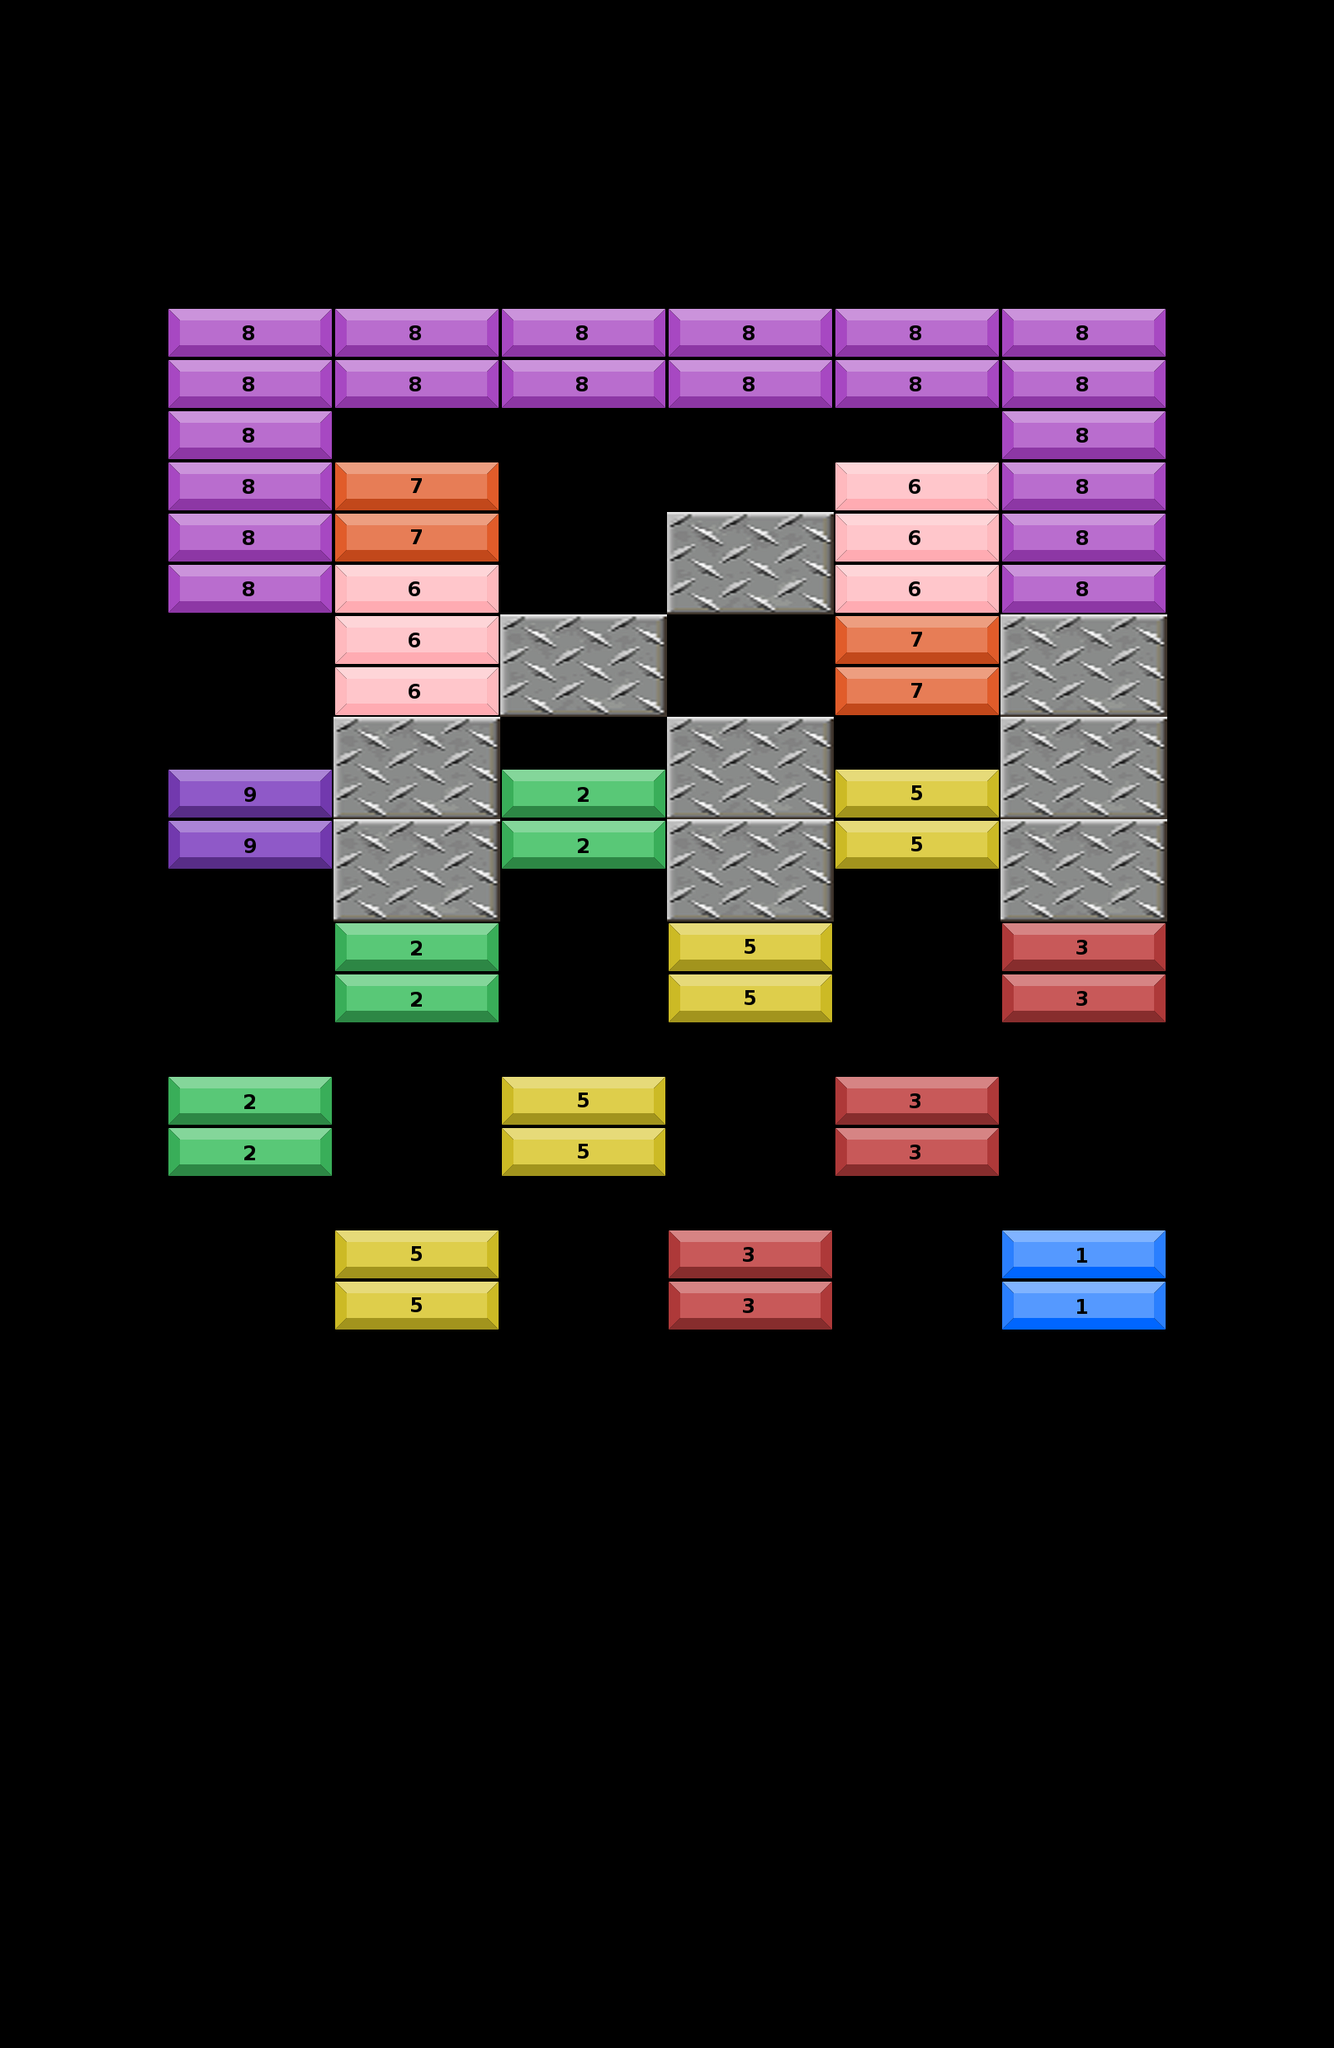

A 2D game scene composited from a Tiled map and its tileset images. What follows is a short description and the map's XML, with every tile layer's data as written:
An orthogonal 8x40 tile map with 202x62 px tiles, 2 tile layers (obstacles layer, grids layer) and 5 objects (5x Wall).

<map version="1.5" tiledversion="1.7.2" orientation="orthogonal" renderorder="right-down" width="8" height="40" tilewidth="202" tileheight="62" infinite="0" nextlayerid="3" nextobjectid="6">
 <tileset firstgid="1" source="bricks.tsx" />
 <layer id="3" name="obstacles layer" width="8" height="40">
  <data encoding="csv">
0,0,0,0,0,0,0,0,
0,0,0,0,0,0,0,0,
0,0,0,0,0,0,0,0,
0,0,0,0,0,0,0,0,
0,0,0,0,0,0,0,0,
0,0,0,0,0,0,0,0,
0,0,0,0,0,0,0,0,
0,0,0,0,0,0,0,0,
0,0,0,0,0,0,0,0,
0,0,0,0,0,0,0,0,
0,0,0,0,19,0,0,0,
0,0,0,0,20,0,0,0,
0,0,0,19,0,0,19,0,
0,0,0,20,0,0,20,0,
0,0,19,0,19,0,19,0,
0,0,20,0,20,0,20,0,
0,0,19,0,19,0,19,0,
0,0,20,0,20,0,20,0,
0,0,0,0,0,0,0,0,
0,0,0,0,0,0,0,0,
0,0,0,0,0,0,0,0,
0,0,0,0,0,0,0,0,
0,0,0,0,0,0,0,0,
0,0,0,0,0,0,0,0,
0,0,0,0,0,0,0,0,
0,0,0,0,0,0,0,0,
0,0,0,0,0,0,0,0,
0,0,0,0,0,0,0,0,
0,0,0,0,0,0,0,0,
0,0,0,0,0,0,0,0,
0,0,0,0,0,0,0,0,
0,0,0,0,0,0,0,0,
0,0,0,0,0,0,0,0,
0,0,0,0,0,0,0,0,
0,0,0,0,0,0,0,0,
0,0,0,0,0,0,0,0,
0,0,0,0,0,0,0,0,
0,0,0,0,0,0,0,0,
0,0,0,0,0,0,0,0,
0,0,0,0,0,0,0,0
</data>
 </layer>
 <layer id="1" name="grids layer" width="8" height="40">
  <data encoding="csv">
0,0,0,0,0,0,0,0,
0,0,0,0,0,0,0,0,
0,0,0,0,0,0,0,0,
0,0,0,0,0,0,0,0,
0,0,0,0,0,0,0,0,
0,0,0,0,0,0,0,0,
0,8,8,8,8,8,8,0,
0,8,8,8,8,8,8,0,
0,8,0,0,0,0,8,0,
0,8,7,0,0,6,8,0,
0,8,7,0,0,6,8,0,
0,8,6,0,0,6,8,0,
0,0,6,0,0,7,0,0,
0,0,6,0,0,7,0,0,
0,0,0,0,0,0,0,0,
0,9,0,2,0,5,0,0,
0,9,0,2,0,5,0,0,
0,0,0,0,0,0,0,0,
0,0,2,0,5,0,3,0,
0,0,2,0,5,0,3,0,
0,0,0,0,0,0,0,0,
0,2,0,5,0,3,0,0,
0,2,0,5,0,3,0,0,
0,0,0,0,0,0,0,0,
0,0,5,0,3,0,1,0,
0,0,5,0,3,0,1,0,
0,0,0,0,0,0,0,0,
0,0,0,0,0,0,0,0,
0,0,0,0,0,0,0,0,
0,0,0,0,0,0,0,0,
0,0,0,0,0,0,0,0,
0,0,0,0,0,0,0,0,
0,0,0,0,0,0,0,0,
0,0,0,0,0,0,0,0,
0,0,0,0,0,0,0,0,
0,0,0,0,0,0,0,0,
0,0,0,0,0,0,0,0,
0,0,0,0,0,0,0,0,
0,0,0,0,0,0,0,0,
0,0,0,0,0,0,0,0
</data>
 </layer>
 <objectgroup id="4" name="collision">
  <object id="1" name="Wall" x="808" y="620" width="202" height="124" />
  <object id="2" name="Wall" x="1212" y="744" width="202" height="372" />
  <object id="3" name="Wall" x="606" y="744" width="202" height="124" />
  <object id="4" name="Wall" x="404" y="868" width="202" height="248" />
  <object id="5" name="Wall" x="808" y="868" width="202" height="248" />
 </objectgroup>
</map>